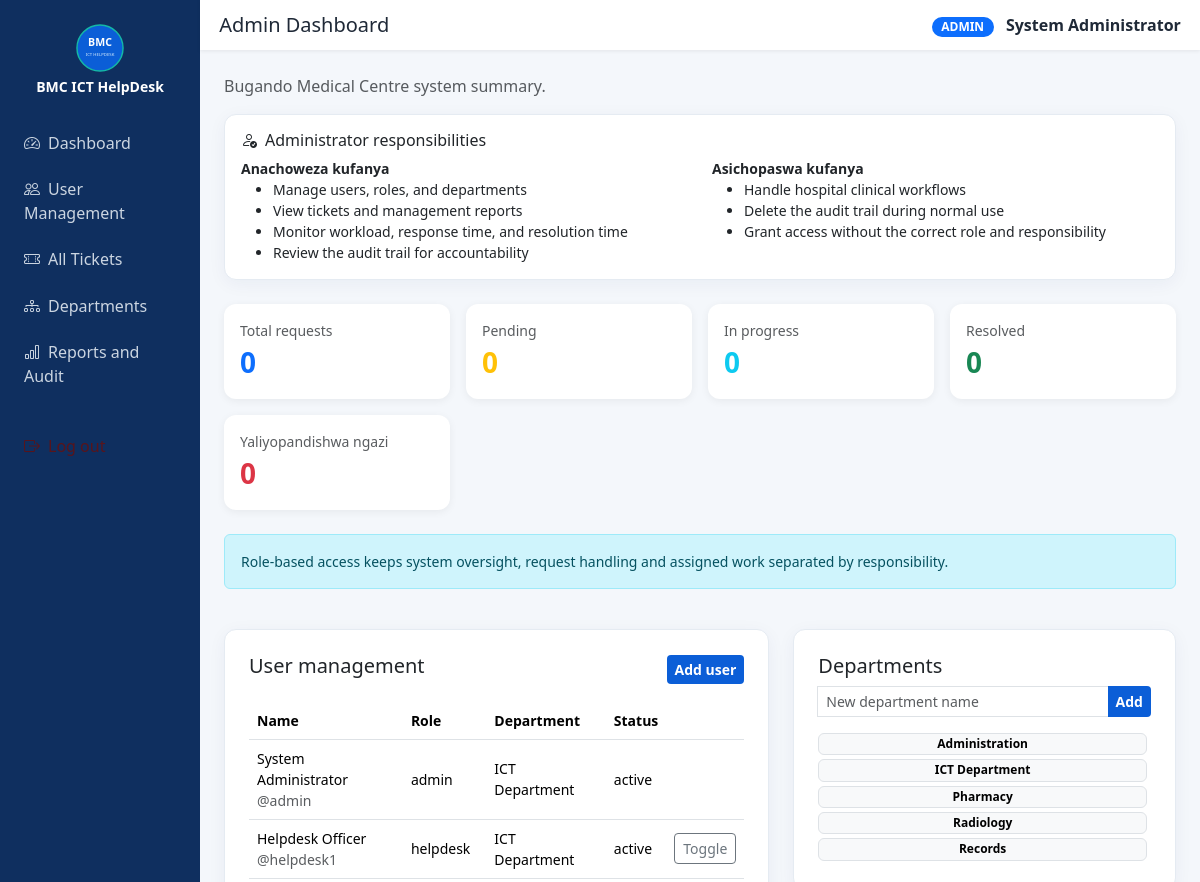
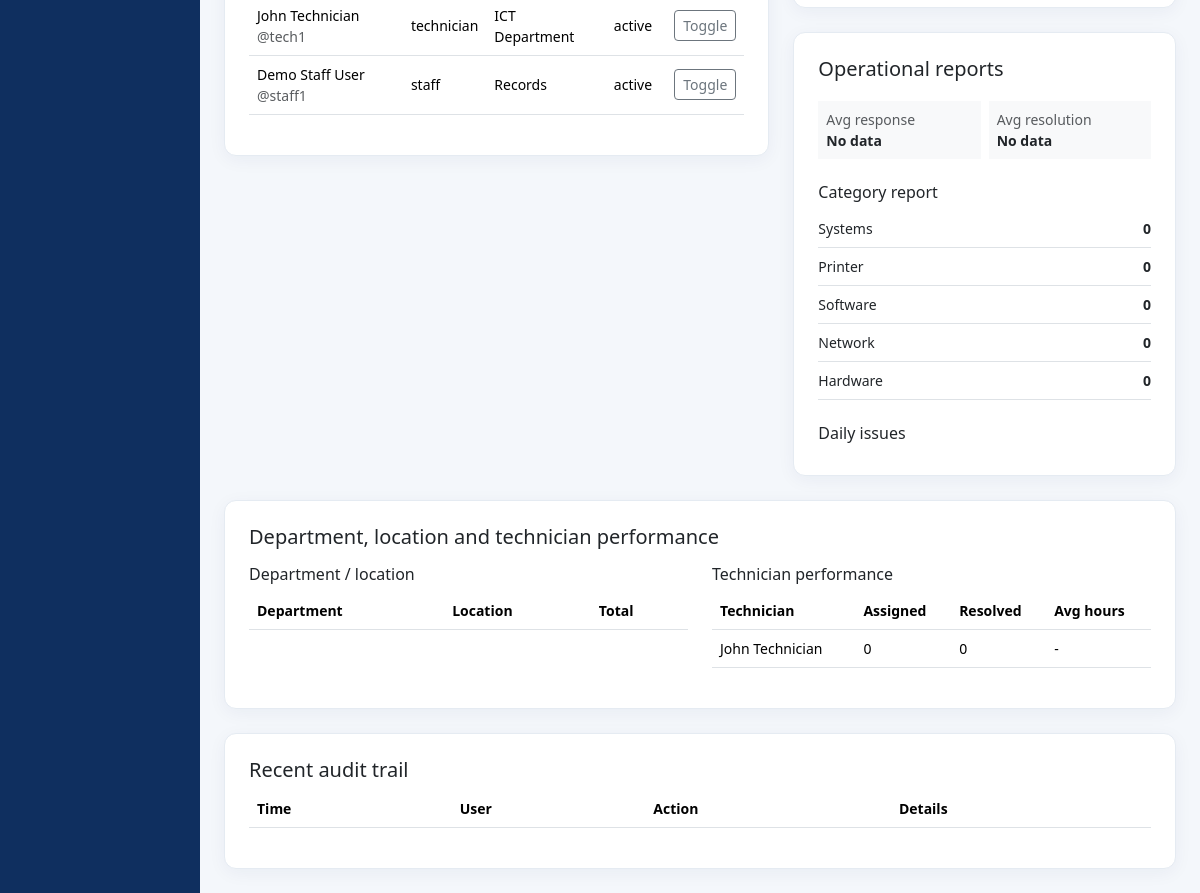
Page /admin/dashboard.php (signed in) on the committed database (2 pictures, top to bottom).
### tables this page shows
CREATE TABLE users (
    id INT AUTO_INCREMENT PRIMARY KEY,
    full_name VARCHAR(150) NOT NULL,
    username VARCHAR(50) NOT NULL UNIQUE,
    email VARCHAR(150) NULL,
    password_hash VARCHAR(255) NOT NULL,       
    role ENUM('admin', 'helpdesk', 'technician', 'staff') NOT NULL,
    department_id INT NULL,
    status ENUM('active', 'disabled') DEFAULT 'active',
    created_at TIMESTAMP DEFAULT CURRENT_TIMESTAMP,
    FOREIGN KEY (department_id) REFERENCES departments(id)
);

CREATE TABLE departments (
    id INT AUTO_INCREMENT PRIMARY KEY,
    name VARCHAR(100) NOT NULL,
    created_at TIMESTAMP DEFAULT CURRENT_TIMESTAMP
);

### includes/functions.php (called while the page is built, shortened)
<?php
function clean_input($data)
{
    return htmlspecialchars(trim($data), ENT_QUOTES, 'UTF-8');
}
function app_url($path = '')
{
    $base = rtrim(str_replace('\\', '/', dirname($_SERVER['SCRIPT_NAME'] ?? '')), '/');
    $base = preg_replace('#/(auth|admin|helpdesk|technician|staff|includes)$#', '', $base);
    return $base . '/' . ltrim($path, '/');
}
function ticket_count($pdo, $where = '', $params = [])
{
    $stmt = $pdo->prepare("SELECT COUNT(*) FROM tickets" . ($where ? " WHERE $where" : ''));
    $stmt->execute($params);
    return (int) $stmt->fetchColumn();
}

### includes/role_guidance.php (called while the page is built)
<?php
function role_guidance($role)
{
    $guidance = [
        'staff' => [
            'title' => 'Staff responsibilities',
            'can' => ['Create an account and sign in', 'Submit an ICT issue', 'Track ticket status and progress', 'Provide additional details and feedback after resolution'],
            'cannot' => ['Assign tickets to technicians', 'Change another user\'s ticket priority or status', 'Access other staff members\' information'],
        ],
        'helpdesk' => [
            'title' => 'HelpDesk / On-Call responsibilities',
            'can' => ['Receive and triage new requests', 'Review categories and set priority', 'Assign or transfer tickets to technicians', 'Monitor the queue and escalations'],
            'cannot' => ['Change system accounts', 'Close tickets without the resolution process', 'Access clinical or patient-care workflows'],
        ],
        'technician' => [
            'title' => 'Technician / Officer responsibilities',
            'can' => ['View assigned work', 'Accept and start work', 'Add progress notes and resolution details', 'Escalate complex issues to HelpDesk/Admin'],
            'cannot' => ['Kuchukua ticket ambayo haijapangiwa yeye', 'Kumpangia technician mwingine ticket', 'Kufuta history au audit trail'],
        ],
        'admin' => [
            'title' => 'Administrator responsibilities',
            'can' => ['Manage users, roles, and departments', 'View tickets and management reports', 'Monitor workload, response time, and resolution time', 'Review the audit trail for accountability'],
            'cannot' => ['Handle hospital clinical workflows', 'Delete the audit trail during normal use', 'Grant access without the correct role and responsibility'],
        ],
    ];
    return $guidance[$role] ?? null;
}
?>

### admin/dashboard.php (the view, shortened to what this page needs)
<?php
require_once '../config/db.php';
require_once '../includes/functions.php';
require_once '../includes/role_guidance.php';
$guidance = role_guidance('admin');
$total_tickets = ticket_count($pdo);
$pending_tickets = ticket_count($pdo, "status = 'pending'");
$active_tickets = ticket_count($pdo, "status IN ('assigned', 'in_progress', 'escalated')");
$resolved_tickets = ticket_count($pdo, "status IN ('resolved', 'closed')");
$escalated_tickets = ticket_count($pdo, "status = 'escalated'");
$users = $pdo->query("SELECT u.id, u.full_name, u.username, u.role, u.status, d.name AS department_name FROM users u LEFT JOIN departments d ON d.id = u.department_id ORDER BY u.created_at DESC")->fetchAll(PDO::FETCH_ASSOC);
$departments = $pdo->query("SELECT id, name FROM departments ORDER BY name")->fetchAll(PDO::FETCH_ASSOC);
$report_categories = $pdo->query("SELECT c.name, COUNT(t.id) AS total FROM categories c LEFT JOIN tickets t ON t.category_id = c.id GROUP BY c.id, c.name ORDER BY total DESC")->fetchAll(PDO::FETCH_ASSOC);
$performance_report = $pdo->query("SELECT u.full_name, COUNT(t.id) AS assigned, SUM(t.status IN ('resolved', 'closed')) AS resolved, ROUND(AVG(CASE WHEN t.resolved_at IS NOT NULL THEN TIMESTAMPDIFF(HOUR, t.created_at, t.resolved_at) END), 1) AS avg_resolution_hours FROM users u LEFT JOIN tickets t ON t.assigned_to = u.id WHERE u.role = 'technician' GROUP BY u.id, u.full_name ORDER BY resolved DESC")->fetchAll(PDO::FETCH_ASSOC);
$time_report = $pdo->query("SELECT ROUND(AVG(CASE WHEN assigned_to IS NOT NULL THEN TIMESTAMPDIFF(MINUTE, created_at, updated_at) END), 1) AS avg_response_minutes, ROUND(AVG(CASE WHEN resolved_at IS NOT NULL THEN TIMESTAMPDIFF(HOUR, created_at, resolved_at) END), 1) AS avg_resolution_hours FROM tickets")->fetch(PDO::FETCH_ASSOC);
?>
<!DOCTYPE html>
<html lang="en">
<head>
    <link href="https://cdn.jsdelivr.net/npm/bootstrap@5.3.3/dist/css/bootstrap.min.css" rel="stylesheet">
    <link href="https://cdn.jsdelivr.net/npm/bootstrap-icons@1.11.3/font/bootstrap-icons.css" rel="stylesheet">
    <link href="../assets/css/style.css" rel="stylesheet">
</head>
<body>
<div class="container-fluid">
    <div class="row">
        <?php include '../includes/sidebar.php'; ?>
        <main class="col p-0">
            <div class="topbar d-flex justify-content-between align-items-center">
                <h5 class="mb-0">Admin Dashboard</h5>
                <div>
                    <span class="badge bg-primary role-badge">ADMIN</span>
                    <span class="ms-2 fw-semibold"><?= clean_input($_SESSION['full_name']) ?></span>
                </div>
            </div>
            <div class="p-4" id="system-summary">
                <p class="text-muted">Bugando Medical Centre system summary.</p>
                <div class="card panel-card mb-4 p-3"><h6><i class="bi bi-person-check me-2"></i><?= $guidance['title'] ?></h6><div class="row small"><div class="col-md-6"><strong>Anachoweza kufanya</strong><ul class="mb-0"><?php foreach ($guidance['can'] as $item): ?><li><?= clean_input($item) ?></li><?php endforeach; ?></ul></div><div class="col-md-6"><strong>Asichopaswa kufanya</strong><ul class="mb-0"><?php foreach ($guidance['cannot'] as $item): ?><li><?= clean_input($item) ?></li><?php endforeach; ?></ul></div></div></div>
                <div class="row g-3">
                    <div class="col-md-3">
                        <div class="card stat-card p-3">
                            <div class="text-muted small">Total requests</div>
                            <div class="fs-3 fw-bold text-primary"><?= $total_tickets ?></div>
                        </div>
                    </div>
                    <div class="col-md-3">
                        <div class="card stat-card p-3">
                            <div class="text-muted small">Pending</div>
                            <div class="fs-3 fw-bold text-warning"><?= $pending_tickets ?></div>
                        </div>
                    </div>
                    <div class="col-md-3">
                        <div class="card stat-card p-3">
                            <div class="text-muted small">In progress</div>
                            <div class="fs-3 fw-bold text-info"><?= $active_tickets ?></div>
                        </div>
                    </div>
                    <div class="col-md-3">
                        <div class="card stat-card p-3">
                            <div class="text-muted small">Resolved</div>
                            <div class="fs-3 fw-bold text-success"><?= $resolved_tickets ?></div>
                        </div>
                    </div>
                    <div class="col-md-3"><div class="card stat-card p-3"><div class="text-muted small">Yaliyopandishwa ngazi</div><div class="fs-3 fw-bold text-danger"><?= $escalated_tickets ?></div></div></div>
                </div>
                <div class="alert alert-info mt-4 small">
                    Role-based access keeps system oversight, request handling and assigned work separated by responsibility.
                </div>
                <div class="row g-4 mt-1">
                    <div class="col-lg-7" id="user-management"><div class="card panel-card p-4"><div class="d-flex justify-content-between align-items-center"><h5>User management</h5><button class="btn btn-sm btn-bmc" data-bs-toggle="collapse" data-bs-target="#add-user">Add user</button></div><div class="table-responsive mt-3"><table class="table small align-middle"><thead><tr><th>Name</th><th>Role</th><th>Department</th><th>Status</th><th></th></tr></thead><tbody><?php foreach ($users as $user): ?><tr><td><?= clean_input($user['full_name']) ?><br><span class="text-muted">@<?= clean_input($user['username']) ?></span></td><td><?= clean_input($user['role']) ?></td><td><?= clean_input($user['department_name'] ?? 'None') ?></td><td><?= clean_input($user['status']) ?></td><td><?php if ((int) $user['id'] !== (int) $_SESSION['user_id']): ?><form method="POST"><button class="btn btn-sm btn-outline-secondary">Toggle</button></form><?php endif; ?></td></tr><?php endforeach; ?></tbody></table></div></div></div>
                    <div class="col-lg-5" id="departments"><div class="card panel-card p-4"><h5>Departments</h5><form method="POST" class="input-group input-group-sm mb-3"><input type="hidden" name="action" value="add_department"><input name="name" class="form-control" placeholder="New department name" required><button class="btn btn-bmc">Add</button></form><?php foreach ($departments as $department): ?><span class="badge text-bg-light border me-1 mb-1"><?= clean_input($department['name']) ?></span><?php endforeach; ?></div><div class="card panel-card p-4 mt-4" id="reports"><h5>Operational reports</h5><div class="row g-2 mt-1"><div class="col-6"><div class="bg-light p-2 small"><span class="text-muted">Avg response</span><br><strong><?= $time_report['avg_response_minutes'] !== null ? clean_input($time_report['avg_response_minutes']) . ' min' : 'No data' ?></strong></div></div><div class="col-6"><div class="bg-light p-2 small"><span class="text-muted">Avg resolution</span><br><strong><?= $time_report['avg_resolution_hours'] !== null ? clean_input($time_report['avg_resolution_hours']) . ' hrs' : 'No data' ?></strong></div></div></div><h6 class="mt-4">Category report</h6><?php foreach ($report_categories as $report): ?><div class="d-flex justify-content-between small border-bottom py-2"><span><?= clean_input($report['name']) ?></span><strong><?= (int) $report['total'] ?></strong></div><?php endforeach; ?><h6 class="mt-4">Daily issues</h6><?php foreach ($daily_report as $report): ?><div class="d-flex justify-content-between small py-1"><span><?= clean_input($report['report_date']) ?></span><span><?= (int) $report['total'] ?> total / <?= (int) $report['completed'] ?> complete</span></div><?php endforeach; ?></div></div>
                    <div class="col-12"><div class="card panel-card p-4"><h5>Department, location and technician performance</h5><div class="row"><div class="col-lg-6"><h6 class="mt-2">Department / location</h6><div class="table-responsive"><table class="table small"><thead><tr><th>Department</th><th>Location</th><th>Total</th></tr></thead><tbody><?php foreach ($department_report as $report): ?><tr><td><?= clean_input($report['department_name']) ?></td><td><?= clean_input($report['location']) ?></td><td><?= (int) $report['total'] ?></td></tr><?php endforeach; ?></tbody></table></div></div><div class="col-lg-6"><h6 class="mt-2">Technician performance</h6><div class="table-responsive"><table class="table small"><thead><tr><th>Technician</th><th>Assigned</th><th>Resolved</th><th>Avg hours</th></tr></thead><tbody><?php foreach ($performance_report as $report): ?><tr><td><?= clean_input($report['full_name']) ?></td><td><?= (int) $report['assigned'] ?></td><td><?= (int) $report['resolved'] ?></td><td><?= $report['avg_resolution_hours'] !== null ? clean_input($report['avg_resolution_hours']) : '-' ?></td></tr><?php endforeach; ?></tbody></table></div></div></div></div></div>
                    <div class="col-12" id="audit-trail"><div class="card panel-card p-4"><h5>Recent audit trail</h5><div class="table-responsive"><table class="table small"><thead><tr><th>Time</th><th>User</th><th>Action</th><th>Details</th></tr></thead></table></div></div></div>
                </div>
            </div>
        </main>
    </div>
</div>
</body>
</html>

### includes/sidebar.php
<?php
$current_role = $_SESSION['role'] ?? '';
$menus = [
    'admin' => [
        ['icon' => 'speedometer2', 'label' => 'Dashboard', 'link' => 'admin/dashboard.php'],
        ['icon' => 'people',       'label' => 'User Management', 'link' => 'admin/users.php'],
        ['icon' => 'ticket-perforated', 'label' => 'All Tickets', 'link' => 'admin/tickets.php'],
        ['icon' => 'diagram-3',    'label' => 'Departments', 'link' => 'admin/departments.php'],
        ['icon' => 'bar-chart',    'label' => 'Reports and Audit', 'link' => 'admin/reports.php'],
    ],
    'helpdesk' => [
        ['icon' => 'speedometer2', 'label' => 'Dashboard', 'link' => 'helpdesk/dashboard.php'],
        ['icon' => 'inbox',        'label' => 'Incoming Requests', 'link' => 'helpdesk/incoming.php'],
        ['icon' => 'person-check', 'label' => 'Assign Technician', 'link' => 'helpdesk/assign.php'],
        ['icon' => 'clock-history','label' => 'Ticket Queue', 'link' => 'helpdesk/queue.php'],
        ['icon' => 'file-earmark-bar-graph', 'label' => 'Download Reports', 'link' => 'helpdesk/reports.php'],
    ],
    'technician' => [
        ['icon' => 'speedometer2', 'label' => 'Dashboard', 'link' => 'technician/dashboard.php'],
        ['icon' => 'tools',        'label' => 'Assigned Jobs', 'link' => 'technician/jobs.php'],
        ['icon' => 'chat-left-text', 'label' => 'Progress Notes', 'link' => 'technician/progress.php'],
        ['icon' => 'exclamation-triangle', 'label' => 'Escalations', 'link' => 'technician/escalations.php'],
        ['icon' => 'file-earmark-bar-graph', 'label' => 'Download Reports', 'link' => 'technician/reports.php'],
    ],
    'staff' => [
        ['icon' => 'speedometer2', 'label' => 'My Dashboard', 'link' => 'staff/dashboard.php'],
        ['icon' => 'plus-circle', 'label' => 'Submit ICT Issue', 'link' => 'staff/submit.php'],
        ['icon' => 'clock-history', 'label' => 'My Requests', 'link' => 'staff/requests.php'],
    ],
];
$items = $menus[$current_role] ?? [];
?>
<div class="col-auto col-md-3 col-xl-2 px-0 sidebar">
    <div class="text-center mb-4">
        <img src="<?= app_url('assets/img/bugando-logo.svg') ?>" alt="BMC Logo" width="48" height="48">
        <div class="fw-bold mt-1 small text-white">BMC ICT HelpDesk</div>
    </div>
    <ul class="nav nav-pills flex-column px-2">
        <?php foreach ($items as $item): ?>
            <li class="nav-item">
                <a href="<?= app_url($item['link']) ?>" class="nav-link">
                    <i class="bi bi-<?= $item['icon'] ?> me-2"></i><?= $item['label'] ?>
                </a>
            </li>
        <?php endforeach; ?>
        <li class="nav-item mt-4">
            <a href="<?= app_url('auth/logout.php') ?>" class="nav-link text-danger-emphasis">
                <i class="bi bi-box-arrow-right me-2"></i>Log out
            </a>
        </li>
    </ul>
</div>

### assets/css/style.css (style rules this page uses)
:root { --bmc-primary: #0b5ed7; --bmc-primary-dark: #084298; --bmc-accent: #14b8a6; --bmc-bg: #f4f7fb; --bmc-text: #1f2937; --bmc-sidebar: #0f2f5f; }
body { background-color: var(--bmc-bg); color: var(--bmc-text); font-family: 'Segoe UI', system-ui, sans-serif; }
.btn-bmc { background-color: var(--bmc-primary); border: none; color: #fff; font-weight: 600; }
.panel-card { border: 1px solid #e5ebf2; border-radius: 12px; box-shadow: 0 4px 18px rgba(15, 47, 95, .05); }
.sidebar { background-color: var(--bmc-sidebar); min-height: 100vh; color: #fff; padding-top: 1.5rem; }
.sidebar .nav-link { color: #cbd5e1; padding: 0.6rem 1rem; border-radius: 8px; margin-bottom: 0.2rem; }
.topbar { background: #fff; box-shadow: 0 1px 4px rgba(0,0,0,0.08); padding: 0.8rem 1.2rem; }
.stat-card { border-radius: 12px; border: none; box-shadow: 0 2px 8px rgba(0,0,0,0.06); }
.role-badge { font-size: 0.75rem; padding: 0.25rem 0.6rem; border-radius: 20px; }

### rows in the picture
users: full_name "System Administrator", username "admin", role "admin", department.name "ICT Department", status "active"
users: full_name "Helpdesk Officer", username "helpdesk1", role "helpdesk", department.name "ICT Department", status "active"
users: full_name "John Technician", username "tech1", role "technician", department.name "ICT Department", status "active"
users: full_name "Demo Staff User", username "staff1", role "staff", department.name "Records", status "active"
departments: name "Administration"
departments: name "ICT Department"
departments: name "Pharmacy"
departments: name "Radiology"
departments: name "Records"

### other values in the picture
$item['label'] "Dashboard"
$item['label'] "User Management"
$item['label'] "All Tickets"
$item['label'] "Departments"
$item['label'] "Reports and Audit"
clean_input($_SESSION['full_name']) "System Administrator"
$guidance['title'] "Administrator responsibilities"
clean_input($item) "Manage users, roles, and departments"
clean_input($item) "View tickets and management reports"
clean_input($item) "Monitor workload, response time, and resolution time"
clean_input($item) "Review the audit trail for accountability"
clean_input($item) "Handle hospital clinical workflows"
clean_input($item) "Delete the audit trail during normal use"
clean_input($item) "Grant access without the correct role and responsibility"
$total_tickets "0"
